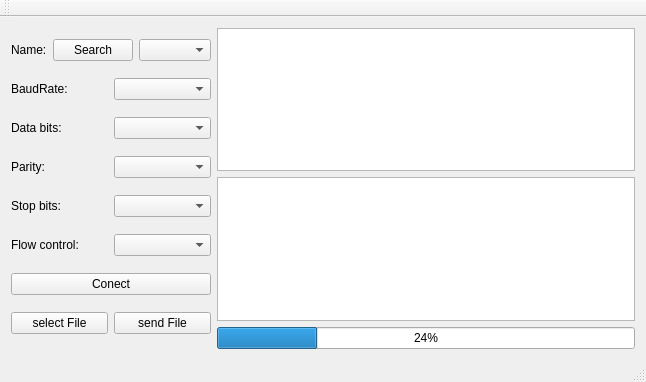
<?xml version="1.0" encoding="UTF-8"?>
<ui version="4.0">
 <class>MainWindow</class>
 <widget class="QMainWindow" name="MainWindow">
  <property name="geometry">
   <rect>
    <x>0</x>
    <y>0</y>
    <width>646</width>
    <height>382</height>
   </rect>
  </property>
  <property name="windowTitle">
   <string>MainWindow</string>
  </property>
  <widget class="QWidget" name="centralWidget">
   <layout class="QGridLayout" name="gridLayout_2">
    <item row="0" column="0" rowspan="3">
     <layout class="QGridLayout" name="gridLayout">
      <item row="0" column="0">
       <layout class="QHBoxLayout" name="horizontalLayout">
        <item>
         <widget class="QLabel" name="label">
          <property name="sizePolicy">
           <sizepolicy hsizetype="Preferred" vsizetype="Preferred">
            <horstretch>0</horstretch>
            <verstretch>0</verstretch>
           </sizepolicy>
          </property>
          <property name="text">
           <string>Name:</string>
          </property>
         </widget>
        </item>
        <item>
         <widget class="QPushButton" name="Btn_Serch">
          <property name="sizePolicy">
           <sizepolicy hsizetype="Minimum" vsizetype="Fixed">
            <horstretch>0</horstretch>
            <verstretch>0</verstretch>
           </sizepolicy>
          </property>
          <property name="text">
           <string>Search</string>
          </property>
         </widget>
        </item>
        <item>
         <widget class="QComboBox" name="PortNameBox">
          <property name="sizePolicy">
           <sizepolicy hsizetype="Minimum" vsizetype="Fixed">
            <horstretch>0</horstretch>
            <verstretch>0</verstretch>
           </sizepolicy>
          </property>
         </widget>
        </item>
       </layout>
      </item>
      <item row="1" column="0">
       <layout class="QHBoxLayout" name="horizontalLayout_5">
        <item>
         <widget class="QLabel" name="lBR">
          <property name="sizePolicy">
           <sizepolicy hsizetype="Preferred" vsizetype="Preferred">
            <horstretch>0</horstretch>
            <verstretch>0</verstretch>
           </sizepolicy>
          </property>
          <property name="text">
           <string>BaudRate:</string>
          </property>
         </widget>
        </item>
        <item>
         <widget class="QComboBox" name="BaudRateBox">
          <property name="enabled">
           <bool>true</bool>
          </property>
          <property name="sizePolicy">
           <sizepolicy hsizetype="Minimum" vsizetype="Fixed">
            <horstretch>0</horstretch>
            <verstretch>0</verstretch>
           </sizepolicy>
          </property>
         </widget>
        </item>
       </layout>
      </item>
      <item row="2" column="0">
       <layout class="QHBoxLayout" name="horizontalLayout_6">
        <item>
         <widget class="QLabel" name="lDB">
          <property name="sizePolicy">
           <sizepolicy hsizetype="Preferred" vsizetype="Preferred">
            <horstretch>0</horstretch>
            <verstretch>0</verstretch>
           </sizepolicy>
          </property>
          <property name="text">
           <string>Data bits:</string>
          </property>
         </widget>
        </item>
        <item>
         <widget class="QComboBox" name="DataBitsBox">
          <property name="enabled">
           <bool>true</bool>
          </property>
          <property name="sizePolicy">
           <sizepolicy hsizetype="Minimum" vsizetype="Fixed">
            <horstretch>0</horstretch>
            <verstretch>0</verstretch>
           </sizepolicy>
          </property>
         </widget>
        </item>
       </layout>
      </item>
      <item row="3" column="0">
       <layout class="QHBoxLayout" name="horizontalLayout_7">
        <item>
         <widget class="QLabel" name="lP">
          <property name="sizePolicy">
           <sizepolicy hsizetype="Preferred" vsizetype="Preferred">
            <horstretch>0</horstretch>
            <verstretch>0</verstretch>
           </sizepolicy>
          </property>
          <property name="text">
           <string>Parity:</string>
          </property>
         </widget>
        </item>
        <item>
         <widget class="QComboBox" name="ParityBox">
          <property name="enabled">
           <bool>true</bool>
          </property>
          <property name="sizePolicy">
           <sizepolicy hsizetype="Minimum" vsizetype="Fixed">
            <horstretch>0</horstretch>
            <verstretch>0</verstretch>
           </sizepolicy>
          </property>
         </widget>
        </item>
       </layout>
      </item>
      <item row="4" column="0">
       <layout class="QHBoxLayout" name="horizontalLayout_8">
        <item>
         <widget class="QLabel" name="lSB">
          <property name="sizePolicy">
           <sizepolicy hsizetype="Preferred" vsizetype="Preferred">
            <horstretch>0</horstretch>
            <verstretch>0</verstretch>
           </sizepolicy>
          </property>
          <property name="text">
           <string>Stop bits:</string>
          </property>
         </widget>
        </item>
        <item>
         <widget class="QComboBox" name="StopBitsBox">
          <property name="enabled">
           <bool>true</bool>
          </property>
          <property name="sizePolicy">
           <sizepolicy hsizetype="Minimum" vsizetype="Fixed">
            <horstretch>0</horstretch>
            <verstretch>0</verstretch>
           </sizepolicy>
          </property>
         </widget>
        </item>
       </layout>
      </item>
      <item row="5" column="0">
       <layout class="QHBoxLayout" name="horizontalLayout_9">
        <item>
         <widget class="QLabel" name="lFC">
          <property name="sizePolicy">
           <sizepolicy hsizetype="Preferred" vsizetype="Preferred">
            <horstretch>0</horstretch>
            <verstretch>0</verstretch>
           </sizepolicy>
          </property>
          <property name="text">
           <string>Flow control:</string>
          </property>
         </widget>
        </item>
        <item>
         <widget class="QComboBox" name="FlowControlBox">
          <property name="enabled">
           <bool>true</bool>
          </property>
          <property name="sizePolicy">
           <sizepolicy hsizetype="Minimum" vsizetype="Fixed">
            <horstretch>0</horstretch>
            <verstretch>0</verstretch>
           </sizepolicy>
          </property>
         </widget>
        </item>
       </layout>
      </item>
      <item row="6" column="0">
       <layout class="QHBoxLayout" name="horizontalLayout_3">
        <item>
         <widget class="QPushButton" name="BtnConnect">
          <property name="enabled">
           <bool>true</bool>
          </property>
          <property name="sizePolicy">
           <sizepolicy hsizetype="Preferred" vsizetype="Fixed">
            <horstretch>0</horstretch>
            <verstretch>0</verstretch>
           </sizepolicy>
          </property>
          <property name="text">
           <string>Conect</string>
          </property>
         </widget>
        </item>
       </layout>
      </item>
      <item row="7" column="0">
       <layout class="QHBoxLayout" name="horizontalLayout_2">
        <item>
         <widget class="QPushButton" name="selectFileButton">
          <property name="text">
           <string>select File</string>
          </property>
         </widget>
        </item>
        <item>
         <widget class="QPushButton" name="sendFileButton">
          <property name="text">
           <string>send File</string>
          </property>
         </widget>
        </item>
       </layout>
      </item>
     </layout>
    </item>
    <item row="0" column="1">
     <widget class="QPlainTextEdit" name="connectInformationEdit"/>
    </item>
    <item row="1" column="1">
     <widget class="QPlainTextEdit" name="resultEdit"/>
    </item>
    <item row="2" column="1">
     <widget class="QProgressBar" name="sendProgress">
      <property name="value">
       <number>24</number>
      </property>
     </widget>
    </item>
   </layout>
  </widget>
  <widget class="QMenuBar" name="menuBar">
   <property name="geometry">
    <rect>
     <x>0</x>
     <y>0</y>
     <width>646</width>
     <height>22</height>
    </rect>
   </property>
  </widget>
  <widget class="QToolBar" name="mainToolBar">
   <attribute name="toolBarArea">
    <enum>TopToolBarArea</enum>
   </attribute>
   <attribute name="toolBarBreak">
    <bool>false</bool>
   </attribute>
  </widget>
  <widget class="QStatusBar" name="statusBar"/>
 </widget>
 <layoutdefault spacing="6" margin="11"/>
 <resources/>
 <connections/>
</ui>
